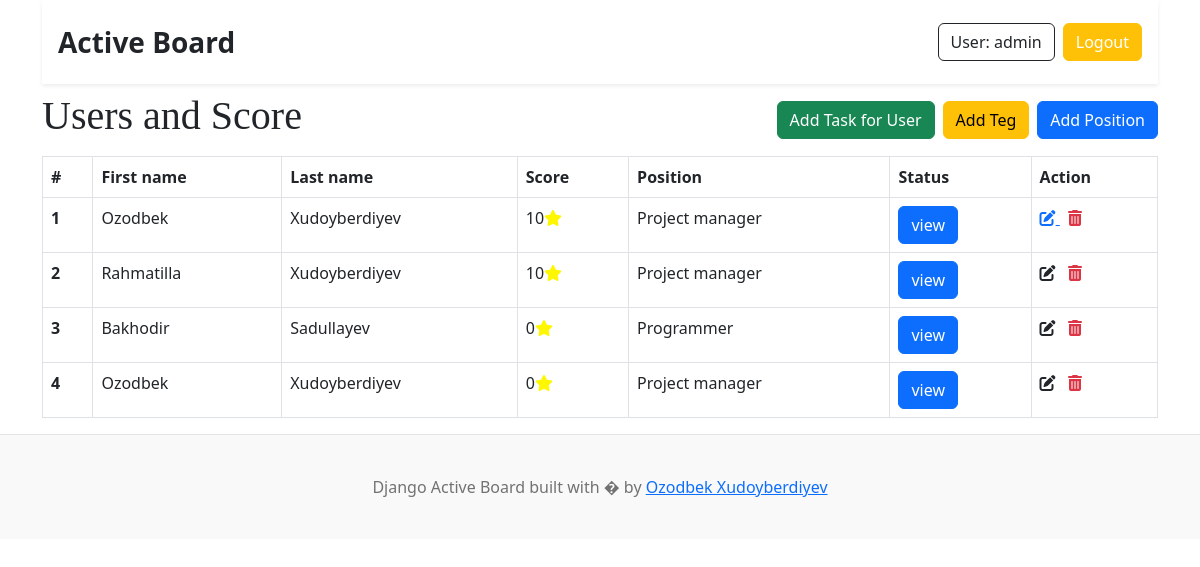
The app's page / (signed in), older data.
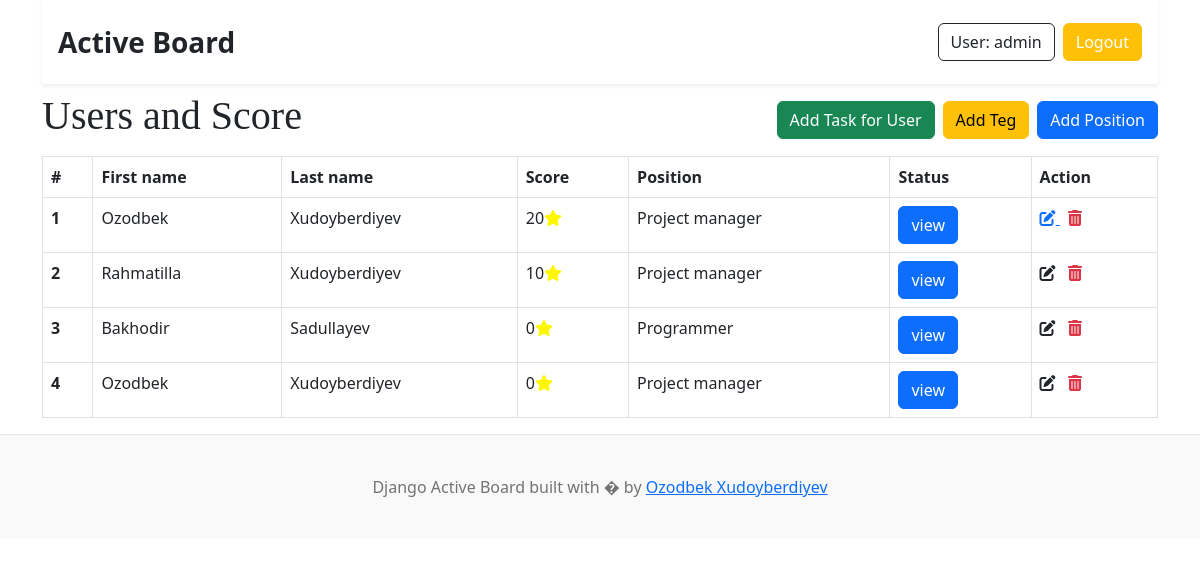
The same page, newer data.
### users/models.py (models this page shows, shortened)
class UserProfile(models.Model):
    user = models.OneToOneField(User, on_delete=models.CASCADE)
    score = models.IntegerField(default=0)
    position = models.ForeignKey(Position,on_delete=models.CASCADE)

class Position(models.Model):
    name = models.CharField(max_length=50)
    def __str__(self):
        return f"{self.name}"

### users/views.py (the view)
# urls.py: 2. Add a URL to urlpatterns:  path('', views.home, name='home')
def home(request):
    users = UserProfile.objects.order_by("-score")
    context = {
        "users":users
    }
    return render(request,"index.html",context)

### templates/index.html (shortened to what this page needs)
{% extends 'base.html' %} {% load static %} {% block content %}
{% if user.is_authenticated %}
  <div class="navbar">
    <h1>Users and Score</h1>
    <div class="d-grid gap-2 d-md-flex justify-content-md-end">
      <a class="btn btn-success" href="{% url 'add_task' %}" type="button">Add Task for User</a>
      <a class="btn btn-warning" href="{% url 'add_teg' %}" type="button">Add Teg</a>
      <a class="btn btn-primary" href="{% url 'add_position' %}" type="button">Add Position</a>
    </div>
  </div>
  <div class="col-12" style="overflow-x: auto;">
    <table class="table table-bordered">
      <thead>
        <tr>
          <th scope="col">#</th>
          <th scope="col">First name</th>
          <th scope="col">Last name</th>
          <th scope="col">Score</th>
          <th scope="col">Position</th>
          <th scope="col">Status</th>
          <th scope="col">Action</th>
        </tr>
      </thead>
      <tbody>
        {% for user in users %}
        <tr>
          <th scope="row">{{forloop.counter}}</th>
          <td>{{user.user.first_name}}</td>
          <td>{{user.user.last_name}}</td>
          <td class="">{{user.score}}<i class="fa-solid fa-star " style="color: #fff700;"></i></td>
          <td>{{user.position}}</td>
          <td >
            <a
              type="button"
              href="{% url "user_status" user.id %}"
              class="btn btn-primary"
            >
              view</a
            >
          </td>
          <td  class="">
              <a {% if request.user.id == user.user.id %} href="{% url 'edit_user' user.id %} {% endif %}">
                <i class="fa-solid fa-pen-to-square"></i>
              </a>
              {% if request.user.is_superuser %}
                <a href="{% url 'delete_user' user.id %}">
                  <i class="fas fa-trash-alt text-danger"></i>
                </a>
              {% endif %}
            </td>
        </tr>
        {% endfor %}
      </tbody>
    </table>
  </div>
{% else %}
<h5>You don't have permission.You should register or login</h5>
{% endif %}
{% endblock %}

Row changes from the older to the newer data that the page shows:
changed UserProfile (number 1 of 4 on the later page): score "10" → "20"
